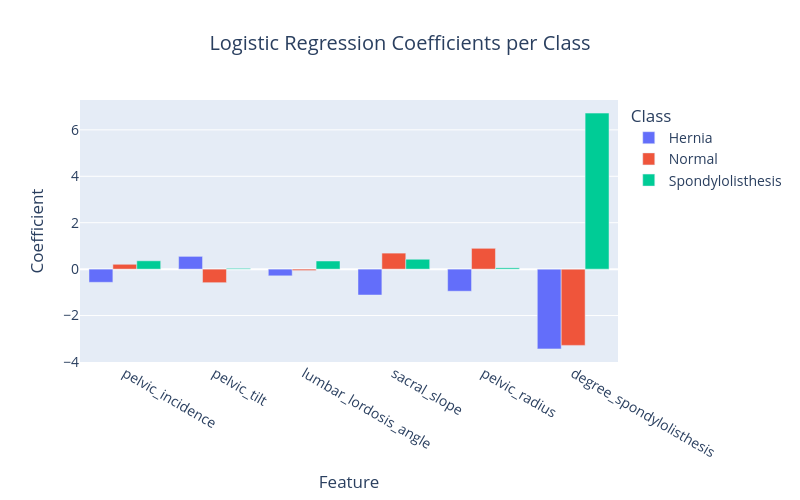

Notebook cell for this chart:
### Markdown cell above
## 5. Visualisation: Coefficients

We visualise the logistic regression coefficients for each feature and each class to interpret feature importance.

### Code cell
# %% Coefficient Visualisation
coef_df = pd.DataFrame(
    model.coef_,
    columns=X.columns,
    index=class_names
)

coef_melted = coef_df.reset_index().melt(
    id_vars='index',
    var_name='Feature',
    value_name='Coefficient'
)
coef_melted.rename(columns={'index': 'Class'}, inplace=True)

fig_coef = px.bar(
    coef_melted,
    x='Feature',
    y='Coefficient',
    color='Class',
    barmode='group',
    title='Logistic Regression Coefficients per Class'
)
fig_coef.update_layout(
    title_x=0.5,
    xaxis_title='Feature',
    yaxis_title='Coefficient',
    font=dict(size=14),
    width=800,
    height=500
)
fig_coef.show()

# Static version
plt.figure(figsize=(10, 6))
coef_df.T.plot(kind='bar', ax=plt.gca())
plt.xlabel('Feature')
plt.ylabel('Coefficient')
plt.title('Logistic Regression Coefficients per Class')
plt.legend(title='Class')
plt.xticks(rotation=45)
plt.tight_layout()
plt.savefig('plots/coefficients_vertebral.png', dpi=300)
plt.show()

### Figure 1 — Plotly figure (JSON) as saved in the notebook; plotly's stock layout.template omitted (floating-point values rounded to 4 significant figures)
{"data": [{"alignmentgroup": "True", "hovertemplate": "Class=Hernia<br>Feature=%{x}<br>Coefficient=%{y}<extra></extra>", "legendgroup": "Hernia", "marker": {"color": "#636efa", "pattern": {"shape": ""}}, "name": "Hernia", "offsetgroup": "Hernia", "orientation": "v", "showlegend": true, "textposition": "auto", "type": "bar", "x": ["pelvic_incidence", "pelvic_tilt", "lumbar_lordosis_angle", "sacral_slope", "pelvic_radius", "degree_spondylolisthesis"], "xaxis": "x", "y": [-0.5679, 0.5498, -0.2889, -1.116, -0.9517, -3.437], "yaxis": "y"}, {"alignmentgroup": "True", "hovertemplate": "Class=Normal<br>Feature=%{x}<br>Coefficient=%{y}<extra></extra>", "legendgroup": "Normal", "marker": {"color": "#EF553B", "pattern": {"shape": ""}}, "name": "Normal", "offsetgroup": "Normal", "orientation": "v", "showlegend": true, "textposition": "auto", "type": "bar", "x": ["pelvic_incidence", "pelvic_tilt", "lumbar_lordosis_angle", "sacral_slope", "pelvic_radius", "degree_spondylolisthesis"], "xaxis": "x", "y": [0.209, -0.5844, -0.06161, 0.6902, 0.8973, -3.286], "yaxis": "y"}, {"alignmentgroup": "True", "hovertemplate": "Class=Spondylolisthesis<br>Feature=%{x}<br>Coefficient=%{y}<extra></extra>", "legendgroup": "Spondylolisthesis", "marker": {"color": "#00cc96", "pattern": {"shape": ""}}, "name": "Spondylolisthesis", "offsetgroup": "Spondylolisthesis", "orientation": "v", "showlegend": true, "textposition": "auto", "type": "bar", "x": ["pelvic_incidence", "pelvic_tilt", "lumbar_lordosis_angle", "sacral_slope", "pelvic_radius", "degree_spondylolisthesis"], "xaxis": "x", "y": [0.3589, 0.03459, 0.3505, 0.4256, 0.05432, 6.723], "yaxis": "y"}], "layout": {"barmode": "group", "font": {"size": 14}, "height": 500, "legend": {"title": {"text": "Class"}, "tracegroupgap": 0}, "title": {"text": "Logistic Regression Coefficients per Class", "x": 0.5}, "width": 800, "xaxis": {"anchor": "y", "domain": [0, 1], "title": {"text": "Feature"}}, "yaxis": {"anchor": "x", "domain": [0, 1], "title": {"text": "Coefficient"}}}}
